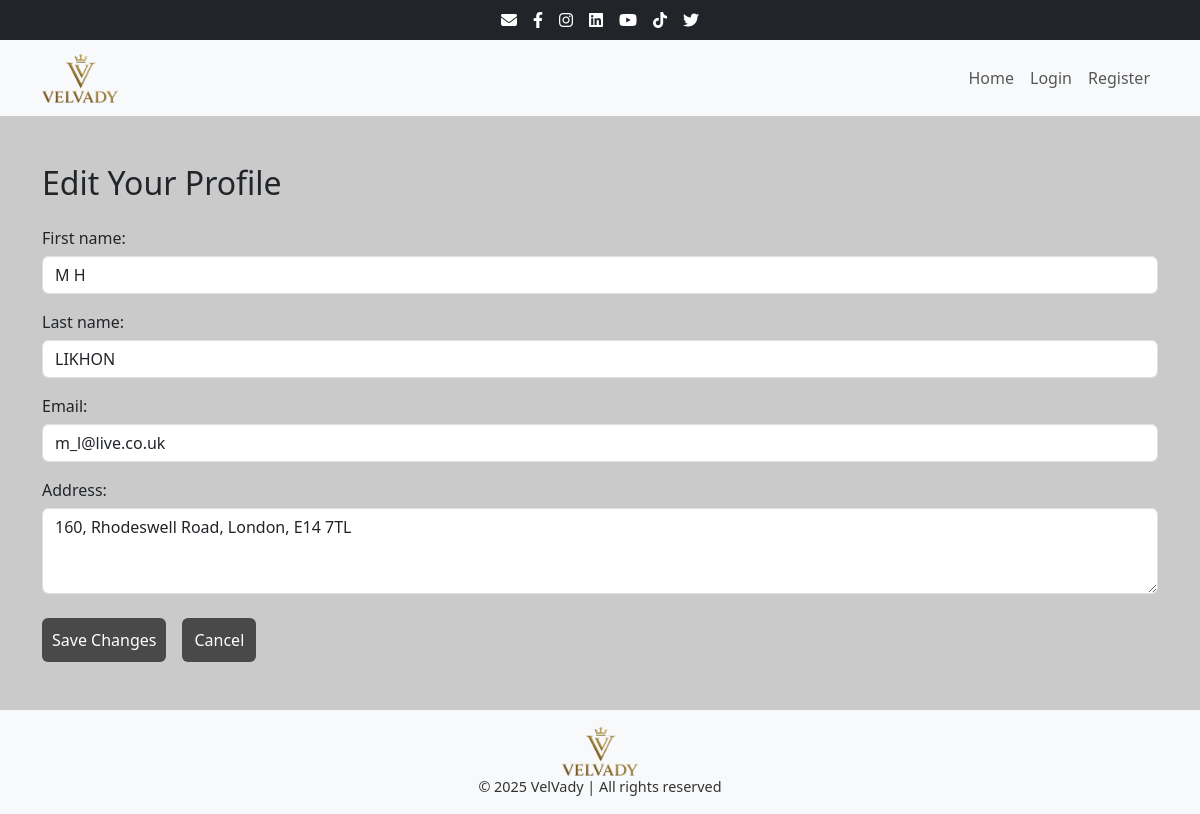
Page /accounts/profile/edit/ (signed in) on the committed database.
### accounts/models.py (models this page shows, shortened)
class CustomUser(AbstractBaseUser, PermissionsMixin):
    email = models.EmailField(unique=True)
    first_name = models.CharField(max_length=50)
    last_name = models.CharField(max_length=50)
    address = models.TextField()
    is_active = models.BooleanField(default=True)
    is_staff = models.BooleanField(default=False)
    date_joined = models.DateTimeField(default=timezone.now)
    objects = CustomUserManager()
    USERNAME_FIELD = "email"
    REQUIRED_FIELDS = ["first_name", "last_name", "address"]

### accounts/views.py (the view)
# urls.py: path('profile/edit/', views.profile_update_view, name='profile_edit'),
@login_required
def profile_update_view(request):
    user = get_object_or_404(CustomUser, pk=request.user.pk)
    if request.method == 'POST':
        form = ProfileUpdateForm(request.POST, instance=user)
        if form.is_valid():
            form.save()
            messages.success(request, "Your profile has been updated successfully.")
            return redirect('profile')
        else:
            messages.error(request, "Please correct the errors below.")
    else:
        form = ProfileUpdateForm(instance=user)
    return render(request, 'accounts/profile_update.html', {'form': form})

### accounts/forms.py (shortened to what this page needs)
class ProfileUpdateForm(forms.ModelForm):
    class Meta:
        model = CustomUser
        fields = ['first_name', 'last_name', 'email', 'address']
        widgets = {
            'first_name': forms.TextInput(attrs={
                'class': 'form-control',
                'placeholder': 'First Name'
            }),
            'last_name': forms.TextInput(attrs={
                'class': 'form-control',
                'placeholder': 'Last Name'
            }),
            'email': forms.EmailInput(attrs={
                'class': 'form-control',
                'placeholder': 'Email'
            }),
            'address': forms.Textarea(attrs={
                'class': 'form-control',
                'rows': 3,
                'placeholder': 'Full postal address'
            }),
        }

### accounts/templates/accounts/profile_update.html (shortened to what this page needs)
{% extends "core/base.html" %}
{% block content %}
<div class="container my-5">
    <h2 class="mb-4">Edit Your Profile</h2>
    <form method="POST" novalidate>
        <div class="mb-3">
            {{ form.first_name.label_tag }}
            {{ form.first_name }}
        </div>
        <div class="mb-3">
            {{ form.last_name.label_tag }}
            {{ form.last_name }}
        </div>
        <div class="mb-3">
            {{ form.email.label_tag }}
            {{ form.email }}
        </div>
        <div class="mb-3">
            {{ form.address.label_tag }}
            {{ form.address }}
        </div>
        <div class="d-flex justify-content-start gap-3 mt-4">
            <button type="submit" class="btn btn-custom">Save Changes</button>
            <button type="button" class="btn btn-custom" data-url="{% url 'profile' %}" onclick="window.location.href = this.dataset.url">Cancel</button>
        </div>
    </form>
</div>
{% endblock %}

### core/static/core/css/styles.css (style rules this page uses)
* { margin: 0; padding: 0; box-sizing: border-box; }
body { background-color: #cacaca; font-family: 'Segoe UI', Tahoma, Geneva, Verdana, sans-serif; }
.btn-custom { background-color: #494949; color: #ffffff; border: none; font-weight: 500; transition: background-color 0.3s ease, color 0.3s ease; }
form input, form textarea, form select { width: 100%; padding: 12px; font-size: 0.95rem; border-radius: 6px; border: 1px solid #ccc; box-sizing: border-box; }
form label { font-weight: 500; margin-bottom: 6px; display: block; }
form button[type="submit"] { font-weight: 500; font-size: 1rem; padding: 10px; border-radius: 6px; }
.container.my-5 { margin-top: 3rem !important; margin-bottom: 3rem !important; }

### rows in the picture
CustomUser: first_name "M H", last_name "LIKHON", email "m_l@live.co.uk", address "160, Rhodeswell Road, London, E14 7TL"
